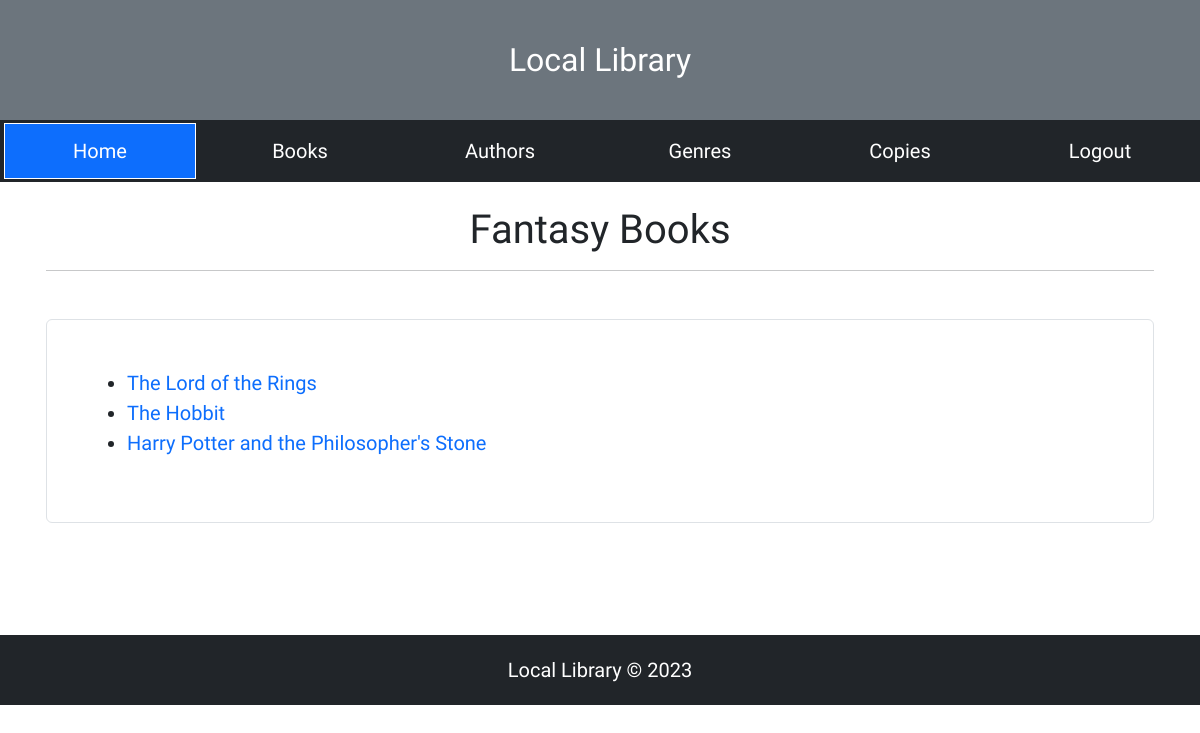
The app's page /catalog/genres/4/ (signed in) with its own data.
### catalog/models.py (models this page shows, shortened)
class Genre(models.Model):
	name = models.CharField(max_length=200, help_text='Enter a book genre (e.g. Science Fiction)')

class Book(models.Model):
	title = models.CharField(max_length=200)
	author = models.ForeignKey('Author', on_delete=models.SET_NULL, null=True)
	summary = models.TextField(max_length=1000, help_text='Enter a brief description of the book')
	isbn = models.CharField('ISBN', max_length=13, unique=True,
                             help_text='13 Character <a href="https://www.isbn-international.org/content/what-isbn">ISBN number</a>')
	genre = models.ManyToManyField(Genre, help_text='Select a genre for this book')
	cover = models.ImageField(blank=True, null=True, upload_to='book covers')
	date = models.DateTimeField(blank=True,null=True,auto_now_add=True)
	def display_genre(self):
		"""Create a string for the Genre. This is required to display genre in Admin."""
		return ', '.join(genre.name for genre in self.genre.all()[:3])
	display_genre.short_description = 'Genre'
	def __str__(self):
		return self.title
	def get_absolute_url(self):
		return reverse('book-detail', args=[str(self.id)])
	class Meta:
		ordering = ['id']

### catalog/views.py (the view)
# urls.py: path('genres/<int:pk>/', views.GenreDetailView.as_view(), name='genre-detail'),
class GenreDetailView(LoginRequiredMixin, DetailView):
	model = Genre
	template_name = 'genre_detail.html'

### catalog/templates/genre_detail.html
{% extends "base.html" %}
{% block content %}
<div class="container p-3 mt-2 mb-5">
  <h2 class="text-center display-6">{{ object.name }} Books</h2>
  <hr>
  <div class="border rounded p-5 mt-5 mb-5">
    <ul>
      {% for book in genre.book_set.all %}
      <li><a href="{{ book.get_absolute_url }}">{{ book }}</a></li>
      {% empty %}
      <p class="text-center">There are no books in this particular genre.</p>
      {% endfor %}
    </ul>
  </div>
</div>
{% endblock content %}

### mystaticfiles/global.css (style rules this page uses)
html { padding: 0; }
body { font-family: 'Rajdhani', sans-serif; font-size: 20px; }
a:link { text-decoration: none; }

### records on screen
Genre: name "Fantasy"
Book: title "The Lord of the Rings"
Book: title "The Hobbit"
Book: title "Harry Potter and the Philosopher's Stone"
